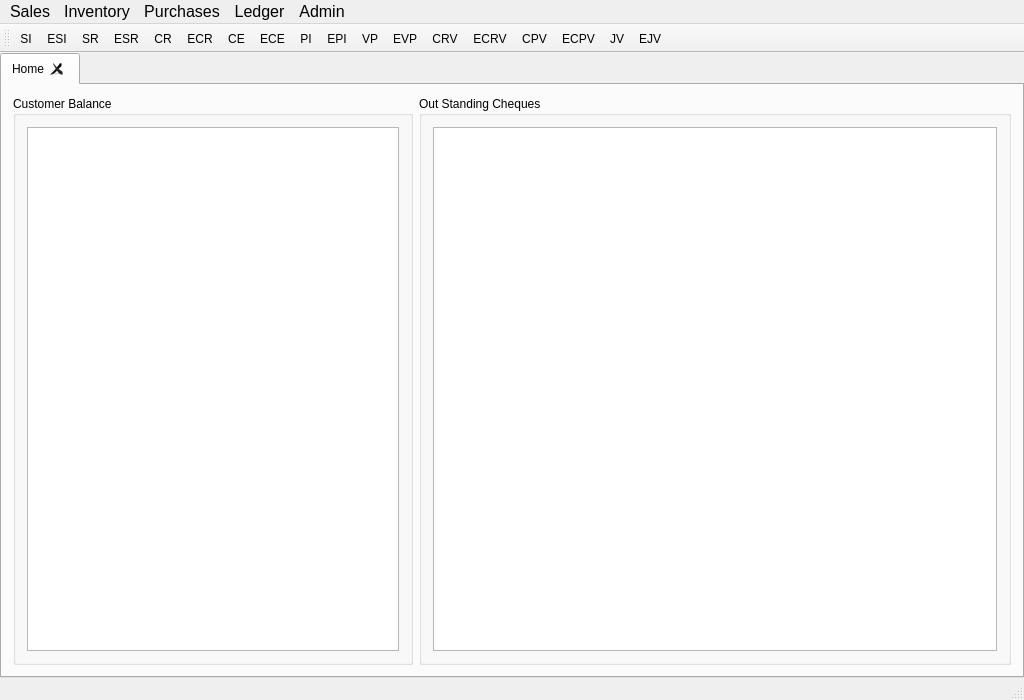
<?xml version="1.0" encoding="UTF-8"?>
<ui version="4.0">
 <class>MainWindow</class>
 <widget class="QMainWindow" name="MainWindow">
  <property name="windowModality">
   <enum>Qt::NonModal</enum>
  </property>
  <property name="geometry">
   <rect>
    <x>0</x>
    <y>0</y>
    <width>1024</width>
    <height>700</height>
   </rect>
  </property>
  <property name="minimumSize">
   <size>
    <width>1024</width>
    <height>700</height>
   </size>
  </property>
  <property name="windowTitle">
   <string>Bizjust ERP</string>
  </property>
  <property name="windowIcon">
   <iconset resource="erpres.qrc">
    <normaloff>:/Images/images/icon.png</normaloff>:/Images/images/icon.png</iconset>
  </property>
  <property name="styleSheet">
   <string notr="true"/>
  </property>
  <widget class="QWidget" name="centralWidget">
   <layout class="QGridLayout" name="gridLayout">
    <property name="leftMargin">
     <number>0</number>
    </property>
    <property name="topMargin">
     <number>0</number>
    </property>
    <property name="rightMargin">
     <number>0</number>
    </property>
    <property name="bottomMargin">
     <number>0</number>
    </property>
    <property name="spacing">
     <number>0</number>
    </property>
    <item row="0" column="0">
     <widget class="QTabWidget" name="mainTabWidget">
      <property name="font">
       <font>
        <pointsize>9</pointsize>
       </font>
      </property>
      <property name="styleSheet">
       <string notr="true"/>
      </property>
      <property name="tabShape">
       <enum>QTabWidget::Rounded</enum>
      </property>
      <property name="currentIndex">
       <number>0</number>
      </property>
      <property name="iconSize">
       <size>
        <width>18</width>
        <height>18</height>
       </size>
      </property>
      <property name="documentMode">
       <bool>false</bool>
      </property>
      <property name="tabsClosable">
       <bool>true</bool>
      </property>
      <property name="tabBarAutoHide">
       <bool>false</bool>
      </property>
      <widget class="QWidget" name="tabhome">
       <attribute name="icon">
        <iconset resource="erpres.qrc">
         <normaloff>:/Images/images/home.png</normaloff>:/Images/images/home.png</iconset>
       </attribute>
       <attribute name="title">
        <string>Home</string>
       </attribute>
       <attribute name="toolTip">
        <string>Home</string>
       </attribute>
       <layout class="QGridLayout" name="gridLayout_4">
        <item row="0" column="0">
         <layout class="QHBoxLayout" name="horizontalLayout">
          <item>
           <widget class="QGroupBox" name="groupBox">
            <property name="maximumSize">
             <size>
              <width>400</width>
              <height>16777215</height>
             </size>
            </property>
            <property name="title">
             <string>Customer Balance</string>
            </property>
            <layout class="QGridLayout" name="gridLayout_2">
             <item row="0" column="0">
              <widget class="QTableWidget" name="balanceTable">
               <property name="focusPolicy">
                <enum>Qt::NoFocus</enum>
               </property>
               <property name="editTriggers">
                <set>QAbstractItemView::NoEditTriggers</set>
               </property>
               <property name="selectionMode">
                <enum>QAbstractItemView::NoSelection</enum>
               </property>
              </widget>
             </item>
            </layout>
           </widget>
          </item>
          <item>
           <widget class="QGroupBox" name="groupBox_2">
            <property name="maximumSize">
             <size>
              <width>800</width>
              <height>16777215</height>
             </size>
            </property>
            <property name="title">
             <string>Out Standing Cheques</string>
            </property>
            <layout class="QGridLayout" name="gridLayout_3">
             <item row="0" column="0">
              <widget class="QTableWidget" name="chequesTable">
               <property name="focusPolicy">
                <enum>Qt::NoFocus</enum>
               </property>
               <property name="editTriggers">
                <set>QAbstractItemView::NoEditTriggers</set>
               </property>
               <property name="selectionMode">
                <enum>QAbstractItemView::NoSelection</enum>
               </property>
              </widget>
             </item>
            </layout>
           </widget>
          </item>
         </layout>
        </item>
       </layout>
      </widget>
     </widget>
    </item>
   </layout>
  </widget>
  <widget class="QMenuBar" name="menuBar">
   <property name="geometry">
    <rect>
     <x>0</x>
     <y>0</y>
     <width>1024</width>
     <height>27</height>
    </rect>
   </property>
   <property name="minimumSize">
    <size>
     <width>0</width>
     <height>0</height>
    </size>
   </property>
   <property name="font">
    <font>
     <pointsize>12</pointsize>
     <weight>50</weight>
     <bold>false</bold>
    </font>
   </property>
   <widget class="QMenu" name="menuSales">
    <property name="toolTip">
     <string>Sales</string>
    </property>
    <property name="title">
     <string>Sales</string>
    </property>
    <widget class="QMenu" name="menuCustomers">
     <property name="font">
      <font>
       <pointsize>10</pointsize>
       <weight>50</weight>
       <bold>false</bold>
      </font>
     </property>
     <property name="title">
      <string>Customers</string>
     </property>
     <addaction name="actionAdd_Customer"/>
     <addaction name="actionEdit_Customer"/>
     <addaction name="actionCustomer_List"/>
    </widget>
    <widget class="QMenu" name="menuInvoices">
     <property name="title">
      <string>Invoices</string>
     </property>
     <addaction name="actionAdd_Sales_Invoice"/>
     <addaction name="actionEdit_Sales_Invoice"/>
     <addaction name="actionPrint_Sales_Invoice"/>
    </widget>
    <widget class="QMenu" name="menuSales_Return">
     <property name="title">
      <string>Sales Return</string>
     </property>
     <addaction name="actionAdd_Sales_Return"/>
     <addaction name="actionEdit_Sales_Return"/>
     <addaction name="actionPrint_Sales_Return"/>
    </widget>
    <widget class="QMenu" name="menuReceipts">
     <property name="title">
      <string>Receipts</string>
     </property>
     <addaction name="actionAdd_Customer_Receipt"/>
     <addaction name="actionEdit_Customer_Receipt"/>
     <addaction name="actionCustomer_Cash_Receipt"/>
     <addaction name="actionEdit_Customer_Cash_Receipt"/>
     <addaction name="actionCheque_Parchi_Encashed"/>
     <addaction name="actionEdit_Cheque_Parchie_Encashed"/>
    </widget>
    <widget class="QMenu" name="menuReports">
     <property name="title">
      <string>Reports</string>
     </property>
     <addaction name="actionCustomer_Ledger"/>
     <addaction name="actionAll_Customers_Sales_Recovery"/>
     <addaction name="actionCustomers_Balance"/>
     <addaction name="actionSummary_of_Invoices"/>
     <addaction name="actionCustomer_Payment_Receipt_Report"/>
     <addaction name="actionRecent_Customers"/>
     <addaction name="actionOut_Standing_Cheque_Purchie"/>
     <addaction name="actionSummary_of_Invoices_in_Detail"/>
     <addaction name="actionCustomer_Wise_Encash_Payments"/>
    </widget>
    <widget class="QMenu" name="menuSales_Analysis">
     <property name="title">
      <string>Sales Analysis</string>
     </property>
     <addaction name="actionCustomer_Annual_Sale"/>
     <addaction name="actionMonth_Wise_Sales_Chart"/>
     <addaction name="actionCustomer_s_Item_Wise_Sale"/>
     <addaction name="actionItem_s_Customer_Wise_Sale"/>
     <addaction name="actionCustomer_Wise_Profit_Analysis"/>
     <addaction name="actionItem_s_Month_Wise_Sales"/>
     <addaction name="actionItems_Month_Wise_Sales_Purchases"/>
     <addaction name="actionItem_Wise_Sales"/>
     <addaction name="actionDay_Wise_Sales_Summary"/>
     <addaction name="actionCustomer_Sales_Analysis"/>
    </widget>
    <widget class="QMenu" name="menuSetup">
     <property name="title">
      <string>Setup</string>
     </property>
     <addaction name="actionManage_Sales_Man"/>
     <addaction name="actionManage_Carrier"/>
     <addaction name="actionManage_Customer_Groups"/>
     <addaction name="actionManage_Sales_Categories"/>
     <addaction name="actionManage_Units"/>
     <addaction name="actionAdd_Customer_Opening_Balance"/>
     <addaction name="actionEdit_Customer_Opening_Balance"/>
     <addaction name="actionAR_Standard_GL_Accounts"/>
    </widget>
    <addaction name="menuCustomers"/>
    <addaction name="menuInvoices"/>
    <addaction name="menuSales_Return"/>
    <addaction name="menuReceipts"/>
    <addaction name="menuReports"/>
    <addaction name="menuSales_Analysis"/>
    <addaction name="menuSetup"/>
   </widget>
   <widget class="QMenu" name="menuInventory">
    <property name="font">
     <font>
      <pointsize>10</pointsize>
     </font>
    </property>
    <property name="title">
     <string>Inventory</string>
    </property>
    <widget class="QMenu" name="menuItems">
     <property name="title">
      <string>Items</string>
     </property>
     <addaction name="actionAdd_New_Item"/>
     <addaction name="actionEdit_Item"/>
     <addaction name="actionItems_List"/>
    </widget>
    <widget class="QMenu" name="menuProcess">
     <property name="title">
      <string>Process</string>
     </property>
     <addaction name="actionStock_Adjustment"/>
     <addaction name="actionEdit_Stock_Adjustment"/>
     <addaction name="actionAdd_Initial_Stock"/>
     <addaction name="actionEdit_Initial_Stock"/>
    </widget>
    <widget class="QMenu" name="menuInvReports">
     <property name="title">
      <string>Reports</string>
     </property>
     <addaction name="actionStock_Report"/>
     <addaction name="actionLocation_Wise_Stock"/>
     <addaction name="actionStock_Report_Selling_Price"/>
     <addaction name="actionStock_Report_Purchase_Price"/>
     <addaction name="actionItem_Ledger"/>
    </widget>
    <widget class="QMenu" name="menuSetupInv">
     <property name="title">
      <string>Setup</string>
     </property>
     <addaction name="actionManage_Units_2"/>
     <addaction name="actionManage_Locations"/>
     <addaction name="actionManage_Item_Category"/>
     <addaction name="actionManage_Item_Sub_Category"/>
     <addaction name="actionManage_Item_Brands"/>
     <addaction name="actionInvStandard_GL_Accounts"/>
    </widget>
    <addaction name="menuItems"/>
    <addaction name="menuProcess"/>
    <addaction name="menuInvReports"/>
    <addaction name="menuSetupInv"/>
   </widget>
   <widget class="QMenu" name="menuPurchases">
    <property name="font">
     <font>
      <pointsize>10</pointsize>
     </font>
    </property>
    <property name="title">
     <string>Purchases</string>
    </property>
    <widget class="QMenu" name="menuVendors">
     <property name="title">
      <string>Vendors</string>
     </property>
     <addaction name="actionAdd_Vendor"/>
     <addaction name="actionEdit_Vendor"/>
     <addaction name="actionVendors_List"/>
    </widget>
    <widget class="QMenu" name="menuPurchasing">
     <property name="title">
      <string>Purchasing</string>
     </property>
     <addaction name="actionAdd_Purchase_Invoice"/>
     <addaction name="actionEdit_Purchase_Invoice"/>
     <addaction name="actionAdd_Purchase_Return"/>
     <addaction name="actionEdit_Purchase_Return"/>
    </widget>
    <widget class="QMenu" name="menuPayments">
     <property name="title">
      <string>Payments</string>
     </property>
     <addaction name="actionAdd_Vendor_Payment"/>
     <addaction name="actionEdit_Vendor_Payment"/>
    </widget>
    <widget class="QMenu" name="menuReportsAP">
     <property name="title">
      <string>Reports</string>
     </property>
     <addaction name="actionVendor_Ledger"/>
     <addaction name="actionPurchase_Invoices_List"/>
     <addaction name="actionPurchase_Detail_Report"/>
     <addaction name="actionItem_Wise_Purchases"/>
     <addaction name="actionPurchase_Return_List"/>
     <addaction name="actionVendors_Balance_Report"/>
     <addaction name="actionVendor_Payment_Report"/>
    </widget>
    <widget class="QMenu" name="menuSetupAP">
     <property name="title">
      <string>Setup</string>
     </property>
     <addaction name="actionManage_Vendor_Groups"/>
     <addaction name="actionAdd_Vendor_Opening_Balance"/>
     <addaction name="actionEdit_Vendor_Opening_Balance"/>
     <addaction name="actionAPStandard_GL_Accounts"/>
    </widget>
    <addaction name="menuVendors"/>
    <addaction name="menuPurchasing"/>
    <addaction name="menuPayments"/>
    <addaction name="menuReportsAP"/>
    <addaction name="menuSetupAP"/>
   </widget>
   <widget class="QMenu" name="menuLedger">
    <property name="font">
     <font>
      <pointsize>10</pointsize>
     </font>
    </property>
    <property name="title">
     <string>Ledger</string>
    </property>
    <widget class="QMenu" name="menuChart_of_Accounts">
     <property name="title">
      <string>Chart of Accounts</string>
     </property>
     <addaction name="actionAdd_GL_Account"/>
     <addaction name="actionEdit_GL_Account"/>
     <addaction name="actionChart_of_Accounts_List"/>
    </widget>
    <widget class="QMenu" name="menuJournal_Entries">
     <property name="title">
      <string>Journal Entries</string>
     </property>
     <addaction name="actionAdd_Cash_Receipt"/>
     <addaction name="actionEdit_Cash_Receipt"/>
     <addaction name="actionAdd_Cash_Payment"/>
     <addaction name="actionEdit_Cash_Payment"/>
     <addaction name="actionAdd_Journal_Voucher"/>
     <addaction name="actionEdit_Journal_Voucher"/>
    </widget>
    <widget class="QMenu" name="menuReportsJV">
     <property name="title">
      <string>Reports</string>
     </property>
     <addaction name="actionAccount_Ledger"/>
     <addaction name="actionDay_Book"/>
     <addaction name="actionJournal_Reports"/>
     <addaction name="actionAccounts_Balance_Summary"/>
     <addaction name="actionTrial_Balance"/>
     <addaction name="actionProfit_and_Loss"/>
     <addaction name="actionBalance_Sheet"/>
    </widget>
    <widget class="QMenu" name="menuSetupJV">
     <property name="title">
      <string>Setup</string>
     </property>
     <addaction name="actionAdd_GL_Opening_Balance"/>
     <addaction name="actionEdit_GL_Opening_Balance"/>
     <addaction name="actionStandard_GL_Accounts"/>
    </widget>
    <addaction name="menuChart_of_Accounts"/>
    <addaction name="menuJournal_Entries"/>
    <addaction name="menuReportsJV"/>
    <addaction name="menuSetupJV"/>
   </widget>
   <widget class="QMenu" name="menuAdmin">
    <property name="font">
     <font>
      <pointsize>10</pointsize>
     </font>
    </property>
    <property name="title">
     <string>Admin</string>
    </property>
    <widget class="QMenu" name="menuSetupAdmin">
     <property name="font">
      <font>
       <pointsize>9</pointsize>
       <weight>50</weight>
       <bold>false</bold>
      </font>
     </property>
     <property name="styleSheet">
      <string notr="true"/>
     </property>
     <property name="title">
      <string>Setup</string>
     </property>
     <addaction name="actionManage_Users"/>
     <addaction name="actionDatabase_Backup"/>
     <addaction name="actionUser_Log"/>
     <addaction name="actionFinancial_Year"/>
    </widget>
    <addaction name="menuSetupAdmin"/>
   </widget>
   <addaction name="menuSales"/>
   <addaction name="menuInventory"/>
   <addaction name="menuPurchases"/>
   <addaction name="menuLedger"/>
   <addaction name="menuAdmin"/>
  </widget>
  <widget class="QStatusBar" name="statusBar"/>
  <widget class="QToolBar" name="toolBar">
   <property name="windowTitle">
    <string>toolBar</string>
   </property>
   <attribute name="toolBarArea">
    <enum>TopToolBarArea</enum>
   </attribute>
   <attribute name="toolBarBreak">
    <bool>false</bool>
   </attribute>
   <addaction name="actionAdd_Sales_Invoice"/>
   <addaction name="actionEdit_Sales_Invoice"/>
   <addaction name="actionAdd_Sales_Return"/>
   <addaction name="actionEdit_Sales_Return"/>
   <addaction name="actionAdd_Customer_Receipt"/>
   <addaction name="actionEdit_Customer_Receipt"/>
   <addaction name="actionCheque_Parchi_Encashed"/>
   <addaction name="actionEdit_Cheque_Parchie_Encashed"/>
   <addaction name="actionAdd_Purchase_Invoice"/>
   <addaction name="actionEdit_Purchase_Invoice"/>
   <addaction name="actionAdd_Vendor_Payment"/>
   <addaction name="actionEdit_Vendor_Payment"/>
   <addaction name="actionAdd_Cash_Receipt"/>
   <addaction name="actionEdit_Cash_Receipt"/>
   <addaction name="actionAdd_Cash_Payment"/>
   <addaction name="actionEdit_Cash_Payment"/>
   <addaction name="actionAdd_Journal_Voucher"/>
   <addaction name="actionEdit_Journal_Voucher"/>
  </widget>
  <action name="actionAdd_Customer">
   <property name="text">
    <string>Add Customer</string>
   </property>
  </action>
  <action name="actionEdit_Customer">
   <property name="text">
    <string>Edit Customer</string>
   </property>
  </action>
  <action name="actionCustomer_List">
   <property name="text">
    <string>Customer List</string>
   </property>
  </action>
  <action name="actionAdd_Sales_Invoice">
   <property name="text">
    <string>Add Sales Invoice</string>
   </property>
   <property name="iconText">
    <string>SI</string>
   </property>
  </action>
  <action name="actionEdit_Sales_Invoice">
   <property name="text">
    <string>Edit Sales Invoice</string>
   </property>
   <property name="iconText">
    <string>ESI</string>
   </property>
  </action>
  <action name="actionPrint_Sales_Invoice">
   <property name="text">
    <string>Print Sales Invoice</string>
   </property>
  </action>
  <action name="actionAdd_Sales_Return">
   <property name="text">
    <string>Add Sales Return</string>
   </property>
   <property name="iconText">
    <string>SR</string>
   </property>
  </action>
  <action name="actionEdit_Sales_Return">
   <property name="text">
    <string>Edit Sales Return</string>
   </property>
   <property name="iconText">
    <string>ESR</string>
   </property>
  </action>
  <action name="actionPrint_Sales_Return">
   <property name="text">
    <string>Print Sales Return</string>
   </property>
  </action>
  <action name="actionAdd_Customer_Receipt">
   <property name="text">
    <string>Add Customer Receipt</string>
   </property>
   <property name="iconText">
    <string>CR</string>
   </property>
  </action>
  <action name="actionEdit_Customer_Receipt">
   <property name="text">
    <string>Edit Customer Receipt</string>
   </property>
   <property name="iconText">
    <string>ECR</string>
   </property>
  </action>
  <action name="actionCustomer_Cash_Receipt">
   <property name="text">
    <string>Customer Cash Receipt</string>
   </property>
  </action>
  <action name="actionEdit_Customer_Cash_Receipt">
   <property name="text">
    <string>Edit Customer Cash Receipt</string>
   </property>
  </action>
  <action name="actionCheque_Parchi_Encashed">
   <property name="text">
    <string>Cheque/Parchie Encashed</string>
   </property>
   <property name="iconText">
    <string>CE</string>
   </property>
  </action>
  <action name="actionEdit_Cheque_Parchie_Encashed">
   <property name="text">
    <string>Edit Cheque/Parchie Encashed</string>
   </property>
   <property name="iconText">
    <string>ECE</string>
   </property>
  </action>
  <action name="actionCustomer_Ledger">
   <property name="text">
    <string>Customer Ledger</string>
   </property>
  </action>
  <action name="actionAll_Customers_Sales_Recovery">
   <property name="text">
    <string>Customers Sales and Recovery</string>
   </property>
   <property name="toolTip">
    <string>Customers Sales and Recovery</string>
   </property>
  </action>
  <action name="actionCustomers_Balance">
   <property name="text">
    <string>Customers Balance</string>
   </property>
   <property name="toolTip">
    <string>Customers Balance</string>
   </property>
  </action>
  <action name="actionSummary_of_Invoices">
   <property name="text">
    <string>Summary of Invoices</string>
   </property>
  </action>
  <action name="actionCustomer_Payment_Receipt_Report">
   <property name="text">
    <string>Customer Payment Receipt Report</string>
   </property>
  </action>
  <action name="actionRecent_Customers">
   <property name="text">
    <string>Recent Customers</string>
   </property>
  </action>
  <action name="actionOut_Standing_Cheque_Purchie">
   <property name="text">
    <string>Out Standing Cheque/Purchie</string>
   </property>
  </action>
  <action name="actionSummary_of_Invoices_in_Detail">
   <property name="text">
    <string>Summary of Invoices in Detail</string>
   </property>
  </action>
  <action name="actionCustomer_Wise_Encash_Payments">
   <property name="text">
    <string>Customer Wise Encash Payments</string>
   </property>
  </action>
  <action name="actionCustomer_Annual_Sale">
   <property name="text">
    <string>Customer Annual Sale</string>
   </property>
  </action>
  <action name="actionMonth_Wise_Sales_Chart">
   <property name="text">
    <string>Month Wise Sales/Recovery Chart</string>
   </property>
   <property name="toolTip">
    <string>Month Wise Sales/Recovery Chart</string>
   </property>
  </action>
  <action name="actionCustomer_s_Item_Wise_Sale">
   <property name="text">
    <string>Customer's Item Wise Sale</string>
   </property>
  </action>
  <action name="actionItem_s_Customer_Wise_Sale">
   <property name="text">
    <string>Item's Customer Wise Sale</string>
   </property>
  </action>
  <action name="actionCustomer_Wise_Profit_Analysis">
   <property name="text">
    <string>Customer Wise Profit Analysis</string>
   </property>
  </action>
  <action name="actionItem_s_Month_Wise_Sales">
   <property name="text">
    <string>Item's Month Wise Sales</string>
   </property>
  </action>
  <action name="actionItems_Month_Wise_Sales_Purchases">
   <property name="text">
    <string>Item's Month Wise Sales/Purchases</string>
   </property>
   <property name="toolTip">
    <string>Item's Month Wise Sales/Purchases</string>
   </property>
  </action>
  <action name="actionItem_Wise_Sales">
   <property name="text">
    <string>Item Wise Sales</string>
   </property>
  </action>
  <action name="actionDay_Wise_Sales_Summary">
   <property name="text">
    <string>Day Wise Sales Summary</string>
   </property>
  </action>
  <action name="actionCustomer_Sales_Analysis">
   <property name="text">
    <string>Customer Sales Analysis</string>
   </property>
  </action>
  <action name="actionManage_Sales_Man">
   <property name="text">
    <string>Manage Sales Man</string>
   </property>
  </action>
  <action name="actionManage_Carrier">
   <property name="text">
    <string>Manage Carrier</string>
   </property>
  </action>
  <action name="actionManage_Customer_Groups">
   <property name="text">
    <string>Manage Customer Groups</string>
   </property>
  </action>
  <action name="actionManage_Sales_Categories">
   <property name="text">
    <string>Manage Sales Categories</string>
   </property>
  </action>
  <action name="actionManage_Units">
   <property name="text">
    <string>Manage Units</string>
   </property>
  </action>
  <action name="actionAdd_Customer_Opening_Balance">
   <property name="text">
    <string>Add Customer Opening Balance</string>
   </property>
  </action>
  <action name="actionEdit_Customer_Opening_Balance">
   <property name="text">
    <string>Edit Customer Opening Balance</string>
   </property>
  </action>
  <action name="actionAR_Standard_GL_Accounts">
   <property name="text">
    <string>AR Standard GL Accounts</string>
   </property>
   <property name="toolTip">
    <string>AR Standard GL Accounts</string>
   </property>
  </action>
  <action name="actionAdd_New_Item">
   <property name="text">
    <string>Add New Item</string>
   </property>
  </action>
  <action name="actionEdit_Item">
   <property name="text">
    <string>Edit Item</string>
   </property>
  </action>
  <action name="actionItems_List">
   <property name="text">
    <string>Items List</string>
   </property>
  </action>
  <action name="actionStock_Adjustment">
   <property name="text">
    <string>Stock Adjustment</string>
   </property>
  </action>
  <action name="actionEdit_Stock_Adjustment">
   <property name="text">
    <string>Edit Stock Adjustment</string>
   </property>
  </action>
  <action name="actionAdd_Initial_Stock">
   <property name="text">
    <string>Add Initial Stock</string>
   </property>
  </action>
  <action name="actionEdit_Initial_Stock">
   <property name="text">
    <string>Edit Initial Stock</string>
   </property>
  </action>
  <action name="actionStock_Report">
   <property name="text">
    <string>Stock Report</string>
   </property>
  </action>
  <action name="actionLocation_Wise_Stock">
   <property name="text">
    <string>Location Wise Stock</string>
   </property>
  </action>
  <action name="actionStock_Report_Selling_Price">
   <property name="text">
    <string>Stock Report Selling Price</string>
   </property>
  </action>
  <action name="actionStock_Report_Purchase_Price">
   <property name="text">
    <string>Stock Report Purchase Price</string>
   </property>
  </action>
  <action name="actionItem_Ledger">
   <property name="text">
    <string>Item Ledger</string>
   </property>
  </action>
  <action name="actionManage_Units_2">
   <property name="text">
    <string>Manage Units</string>
   </property>
  </action>
  <action name="actionManage_Locations">
   <property name="text">
    <string>Manage Locations</string>
   </property>
  </action>
  <action name="actionManage_Item_Category">
   <property name="text">
    <string>Manage Item Category</string>
   </property>
  </action>
  <action name="actionManage_Item_Sub_Category">
   <property name="text">
    <string>Manage Item Sub Category</string>
   </property>
  </action>
  <action name="actionManage_Item_Brands">
   <property name="text">
    <string>Manage Item Brands</string>
   </property>
  </action>
  <action name="actionInvStandard_GL_Accounts">
   <property name="text">
    <string>Inv Standard GL Accounts</string>
   </property>
   <property name="toolTip">
    <string>Inv Standard GL Accounts</string>
   </property>
  </action>
  <action name="actionAdd_Vendor">
   <property name="text">
    <string>Add Vendor</string>
   </property>
  </action>
  <action name="actionEdit_Vendor">
   <property name="text">
    <string>Edit Vendor</string>
   </property>
  </action>
  <action name="actionVendors_List">
   <property name="text">
    <string>Vendors List</string>
   </property>
  </action>
  <action name="actionAdd_Purchase_Invoice">
   <property name="text">
    <string>Add Purchase Invoice</string>
   </property>
   <property name="iconText">
    <string>PI</string>
   </property>
  </action>
  <action name="actionEdit_Purchase_Invoice">
   <property name="text">
    <string>Edit Purchase Invoice</string>
   </property>
   <property name="iconText">
    <string>EPI</string>
   </property>
  </action>
  <action name="actionAdd_Purchase_Return">
   <property name="text">
    <string>Add Purchase Return</string>
   </property>
  </action>
  <action name="actionEdit_Purchase_Return">
   <property name="text">
    <string>Edit Purchase Return</string>
   </property>
  </action>
  <action name="actionAdd_Vendor_Payment">
   <property name="text">
    <string>Add Vendor Payment</string>
   </property>
   <property name="iconText">
    <string>VP</string>
   </property>
  </action>
  <action name="actionEdit_Vendor_Payment">
   <property name="text">
    <string>Edit Vendor Payment</string>
   </property>
   <property name="iconText">
    <string>EVP</string>
   </property>
  </action>
  <action name="actionVendor_Ledger">
   <property name="text">
    <string>Vendor Ledger</string>
   </property>
  </action>
  <action name="actionPurchase_Invoices_List">
   <property name="text">
    <string>Purchase Invoices List</string>
   </property>
  </action>
  <action name="actionPurchase_Detail_Report">
   <property name="text">
    <string>Purchase Detail Report</string>
   </property>
  </action>
  <action name="actionItem_Wise_Purchases">
   <property name="text">
    <string>Item Wise Purchases</string>
   </property>
  </action>
  <action name="actionPurchase_Return_List">
   <property name="text">
    <string>Purchase Return List</string>
   </property>
  </action>
  <action name="actionVendors_Balance_Report">
   <property name="text">
    <string>Vendors Balance Report</string>
   </property>
  </action>
  <action name="actionVendor_Payment_Report">
   <property name="text">
    <string>Vendor Payment Report</string>
   </property>
  </action>
  <action name="actionManage_Vendor_Groups">
   <property name="text">
    <string>Manage Vendor Groups</string>
   </property>
  </action>
  <action name="actionAdd_Vendor_Opening_Balance">
   <property name="text">
    <string>Add Vendor Opening Balance</string>
   </property>
  </action>
  <action name="actionEdit_Vendor_Opening_Balance">
   <property name="text">
    <string>Edit Vendor Opening Balance</string>
   </property>
  </action>
  <action name="actionAPStandard_GL_Accounts">
   <property name="text">
    <string>AP Standard GL Accounts</string>
   </property>
   <property name="toolTip">
    <string>AP Standard GL Accounts</string>
   </property>
  </action>
  <action name="actionAdd_GL_Account">
   <property name="text">
    <string>Add GL Account</string>
   </property>
  </action>
  <action name="actionEdit_GL_Account">
   <property name="text">
    <string>Edit GL Account</string>
   </property>
  </action>
  <action name="actionChart_of_Accounts_List">
   <property name="text">
    <string>Chart of Accounts List</string>
   </property>
  </action>
  <action name="actionAdd_Cash_Receipt">
   <property name="text">
    <string>Add Cash Receipt</string>
   </property>
   <property name="iconText">
    <string>CRV</string>
   </property>
  </action>
  <action name="actionEdit_Cash_Receipt">
   <property name="text">
    <string>Edit Cash Receipt</string>
   </property>
   <property name="iconText">
    <string>ECRV</string>
   </property>
  </action>
  <action name="actionAdd_Cash_Payment">
   <property name="text">
    <string>Add Cash Payment</string>
   </property>
   <property name="iconText">
    <string>CPV</string>
   </property>
  </action>
  <action name="actionEdit_Cash_Payment">
   <property name="text">
    <string>Edit Cash Payment</string>
   </property>
   <property name="iconText">
    <string>ECPV</string>
   </property>
  </action>
  <action name="actionAdd_Journal_Voucher">
   <property name="text">
    <string>Add Journal Voucher</string>
   </property>
   <property name="iconText">
    <string>JV</string>
   </property>
  </action>
  <action name="actionEdit_Journal_Voucher">
   <property name="text">
    <string>Edit Journal Voucher</string>
   </property>
   <property name="iconText">
    <string>EJV</string>
   </property>
  </action>
  <action name="actionAccount_Ledger">
   <property name="text">
    <string>Account Ledger</string>
   </property>
   <property name="toolTip">
    <string>Account Ledger</string>
   </property>
  </action>
  <action name="actionDay_Book">
   <property name="text">
    <string>Day Book</string>
   </property>
  </action>
  <action name="actionJournal_Reports">
   <property name="text">
    <string>Journal Reports</string>
   </property>
  </action>
  <action name="actionAccounts_Balance_Summary">
   <property name="text">
    <string>Accounts Balance Summary</string>
   </property>
  </action>
  <action name="actionTrial_Balance">
   <property name="text">
    <string>Trial Balance</string>
   </property>
  </action>
  <action name="actionProfit_and_Loss">
   <property name="text">
    <string>Profit and Loss</string>
   </property>
  </action>
  <action name="actionBalance_Sheet">
   <property name="text">
    <string>Balance Sheet</string>
   </property>
  </action>
  <action name="actionAdd_GL_Opening_Balance">
   <property name="text">
    <string>Add GL Opening Balance</string>
   </property>
  </action>
  <action name="actionEdit_GL_Opening_Balance">
   <property name="text">
    <string>Edit GL Opening Balance</string>
   </property>
  </action>
  <action name="actionStandard_GL_Accounts">
   <property name="text">
    <string>Standard GL Accounts</string>
   </property>
  </action>
  <action name="actionManage_Users">
   <property name="text">
    <string>Manage Users</string>
   </property>
  </action>
  <action name="actionDatabase_Backup">
   <property name="text">
    <string>Database Backup</string>
   </property>
  </action>
  <action name="actionUser_Log">
   <property name="text">
    <string>User Log</string>
   </property>
  </action>
  <action name="actionFinancial_Year">
   <property name="text">
    <string>Financial Year</string>
   </property>
  </action>
 </widget>
 <layoutdefault spacing="6" margin="11"/>
 <resources>
  <include location="erpres.qrc"/>
 </resources>
 <connections/>
</ui>
